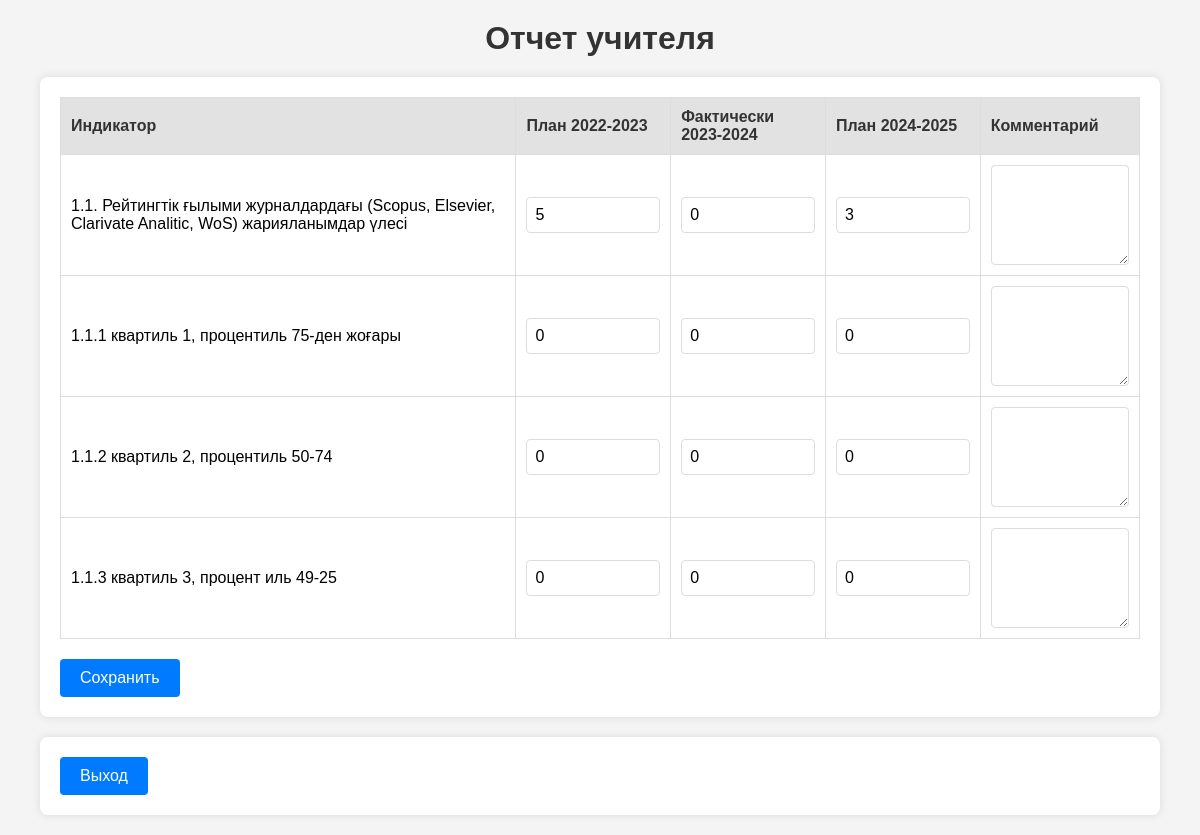
Screenshot of /teacher-report/1/ (signed in) with the database file from the repository.
### main/models.py (models this page shows, shortened)
class Indicator(models.Model):
    name = models.CharField('Название индикатора: ', max_length=255)  # (например, публикации в Scopus)
    unit = models.CharField('Единица измерения:', max_length=50)  # (счет, проценты и т.д.)
    class Meta:
        verbose_name = 'Индикатор'
        verbose_name_plural = 'Индикаторы'

class TeacherReport(models.Model):
    teacher = models.ForeignKey(User, on_delete=models.CASCADE,
                                limit_choices_to={'role': 'teacher'})  # Связь с учителем
    indicator = models.ForeignKey(Indicator, on_delete=models.CASCADE)  # Связь с индикатором
    plan_2022_2023 = models.IntegerField('План 2022-2023', default=0)  # План 2022-2023
    actual_2023_2024 = models.IntegerField('Выполнено за 2023-2024', default=0)  # Выполнено за 2023-2024
    plan_2024_2025 = models.IntegerField('План 2024-2025', default=0)  # План 2024-2025
    comment = models.TextField('Комментарий', blank=True, null=True)  # Комментарий
    class Meta:
        verbose_name = 'Отчёт учителя'
        verbose_name_plural = 'Отчёты учителей'

### main/views.py (the view, shortened to what this page needs)
# urls.py: path('teacher-report/<int:user_id>/', views.teacher_report_view, name='teacher_report'),
@login_required
@user_passes_test(is_teacher)
def teacher_report_view(request, user_id):
    indicators = Indicator.objects.all()  # Получаем все индикаторы
    reports = TeacherReport.objects.filter(teacher=request.user)  # Получаем отчеты для конкретного учителя
    reports_list = list(reports)
    context = {
        'indicators': indicators,
        'reports_list': reports_list,
    }
    return render(request, 'main/teacher_report.html', context)

### main/views.py (called while the page is built)
def is_teacher(user):
    return user.role == 'teacher'

### main/templates/main/teacher_report.html (shortened to what this page needs)
{% load static %}
<link rel="stylesheet" href="{% static 'css/teacher_report.css' %}">
<h1>Отчет учителя {{ user.last_name }}  {{ user.first_name }}</h1>
<form method="POST">
    <table>
        <thead>
            <tr>
                <th>Индикатор</th>
                <th>План 2022-2023</th>
                <th>Фактически 2023-2024</th>
                <th>План 2024-2025</th>
                <th>Комментарий</th>
            </tr>
        </thead>
        <tbody>
            {% for indicator in indicators %}
                <tr>
                    <td>{{ indicator.name }}</td>
                    {% with report=reports_list|dictsort:"indicator.id"|first %}
                        {% if report and report.indicator.id == indicator.id %}
                            <td><input type="number" name="plan_2022_2023_{{ indicator.id }}" value="{{ report.plan_2022_2023|default:0 }}" /></td>
                            <td><input type="number" name="actual_2023_2024_{{ indicator.id }}" value="{{ report.actual_2023_2024|default:0 }}" /></td>
                            <td><input type="number" name="plan_2024_2025_{{ indicator.id }}" value="{{ report.plan_2024_2025|default:0 }}" /></td>
                            <td><textarea name="comment_{{ indicator.id }}">{{ report.comment|default:'' }}</textarea></td>
                        {% else %}
                            <td><input type="number" name="plan_2022_2023_{{ indicator.id }}" value="0" /></td>
                            <td><input type="number" name="actual_2023_2024_{{ indicator.id }}" value="0" /></td>
                            <td><input type="number" name="plan_2024_2025_{{ indicator.id }}" value="0" /></td>
                            <td><textarea name="comment_{{ indicator.id }}"></textarea></td>
                        {% endif %}
                    {% endwith %}
                </tr>
            {% endfor %}
        </tbody>
    </table>
    <button type="submit">Сохранить</button>
</form>
<form action="{% url 'logout' %}" method="POST" style="margin-top: 10px; color: red;">
    <button type="submit">Выход</button>
</form>

### static/css/teacher_report.css (style rules this page uses)
h1 { text-align: center; margin: 20px 0; color: #333; }
form { background-color: #fff; padding: 20px; margin: 20px auto; max-width: 90%; border-radius: 8px; box-shadow: 0 0 10px rgba(0, 0, 0, 0.1); }
table { width: 100%; border-collapse: collapse; margin-bottom: 20px; }
table th, table td { padding: 10px; border: 1px solid #ddd; text-align: left; word-break: break-word; }
table thead { background-color: #f4f4f4; }
table th { background-color: #e2e2e2; color: #333; }
input[type="number"], textarea { width: 100%; padding: 8px; border: 1px solid #ddd; border-radius: 4px; font-size: 16px; }
textarea { resize: vertical; min-height: 100px; }
button { background-color: #007bff; color: #fff; border: none; padding: 10px 20px; border-radius: 4px; cursor: pointer; font-size: 16px; }
button[type="submit"] { margin-right: 10px; }

### rows the page displays
Indicator: name "1.1. Рейтингтік ғылыми журналдардағы (Scopus, Elsevier, Clarivate Analitic, WoS) жарияланымдар үлесі"
TeacherReport: plan_2022_2023 "5", actual_2023_2024 "0", plan_2024_2025 "3"
Indicator: name "1.1.1 квартиль 1, процентиль 75-ден жоғары"
Indicator: name "1.1.2 квартиль 2, процентиль 50-74"
Indicator: name "1.1.3 квартиль 3, процент иль 49-25"
